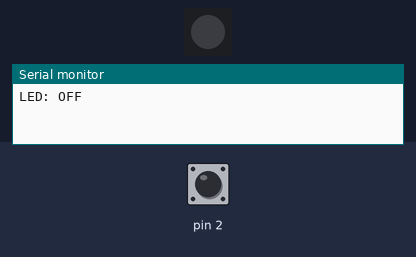
Recording of a sketch running on a simulated Arduino Uno, built with avr-gcc and run on an emulated ATmega328P. Shown: 1 RGB LEDs in strip order, left to right, the last lines printed to the serial monitor. The inputs (shaded band) are chosen by the test bench; at power-on: pin 2 HIGH. Dim RGB values are drawn brighter than linear.

Above: at 1.2 s.
1.3 s: pin 2 pulled LOW for 0.15 s
At 1.8 s:
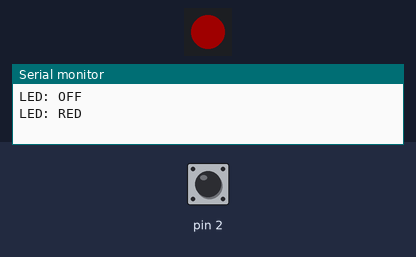
2.9 s: pin 2 pulled LOW for 1 s
At 4.1 s:
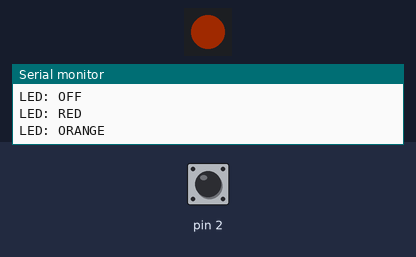
5.4 s: pin 2 pulled LOW for 0.15 s
At 6.1 s:
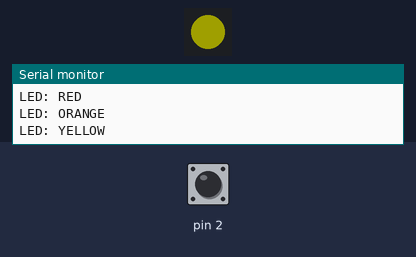
7.0 s: pin 2 pulled LOW for 3.2 s
At 7.3 s:
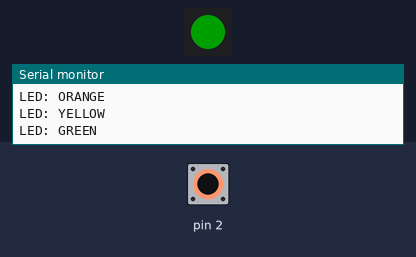
11.7 s: pin 2 pulled LOW for 1 s
At 12.1 s:
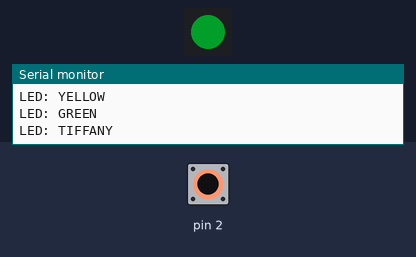
14.2 s: pin 2 pulled LOW for 0.15 s
At 15.1 s:
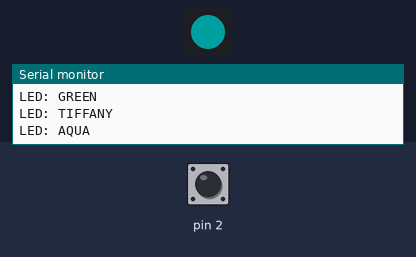
Timing chart, 0 to 16.8 s (numbered marks = the images above; inputs shaded):
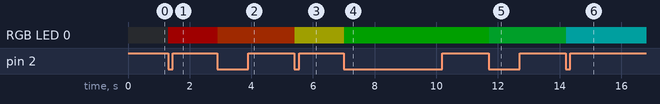

Measured:
- after the input at 1.3 s, RGB LED 0: off → RGB(31, 0, 0) at once
- after the input at 2.9 s, RGB LED 0: RGB(31, 0, 0) → RGB(31, 8, 0) at once
- after the input at 5.4 s, RGB LED 0: RGB(31, 8, 0) → RGB(31, 31, 0) at once
- after the input at 7.0 s, RGB LED 0: RGB(31, 31, 0) → RGB(0, 31, 0) at once
- after the input at 11.7 s, RGB LED 0: RGB(0, 31, 0) → RGB(0, 31, 8) at once
- after the input at 14.2 s, RGB LED 0: RGB(0, 31, 8) → RGB(0, 31, 31) at once

The sketch:

Light_Test.ino
```cpp
// Contributor: Wenhao Yang

// LED color test for 2HPico
// Cycles through all predefined colors (including WHITE/GREY).

#include <2HPico.h>
#include <Adafruit_NeoPixel.h>

Adafruit_NeoPixel LEDS(NUMPIXELS, LEDPIN, NEO_GRB + NEO_KHZ800);

struct ColorItem {
  const char *name;
  uint32_t color;
  uint16_t hold_ms;
};

static const ColorItem kColors[] = {
  { "OFF",   0,     300 },
  { "RED",   RED,   900 },
  { "ORANGE", ORANGE, 900 },
  { "YELLOW", YELLOW, 900 },
  { "GREEN", GREEN, 900 },
  { "TIFFANY", TIFFANY, 900 },
  { "AQUA", AQUA,  900 },
  { "BLUE",  BLUE,  900 },
  { "VIOLET", VIOLET, 900 },
  { "WHITE", WHITE, 900 },
  { "GREY",  GREY,  900 },
};

static uint8_t color_index = 0;
static uint32_t buttontimer = 0;
static bool button = 0;

static void applyColor() {
  LEDS.setPixelColor(0, kColors[color_index].color);
  LEDS.show();
  Serial.print("LED: ");
  Serial.println(kColors[color_index].name);
}

void setup() {
  Serial.begin(115200);

  pinMode(BUTTON1, INPUT_PULLUP);

  LEDS.begin();
  LEDS.setPixelColor(0, 0);
  LEDS.show();

  applyColor();
}

void loop() {
  // Button: short press to step to next color
  if (!digitalRead(BUTTON1)) {
    if (((millis() - buttontimer) > DEBOUNCE) && !button) {
      button = 1;
      color_index = (color_index + 1) % (sizeof(kColors) / sizeof(kColors[0]));
      applyColor();
    }
  } else {
    buttontimer = millis();
    button = 0;
  }
}
```
